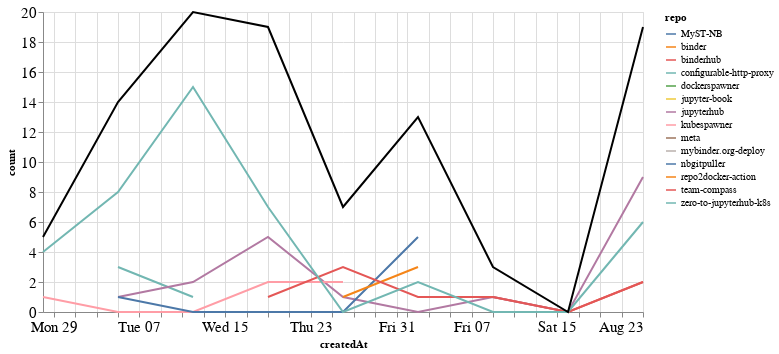

This figure's notebook cell:
### Markdown cell above
## Comments

### Code cell
comments_time = comments.groupby('repo').resample('W', on='createdAt').count()['author'].reset_index()
comments_time = comments_time.rename(columns={'author': 'count'})
comments_time_total = comments_time.groupby('createdAt').agg({"count": "sum"}).reset_index()
ch1 = alt.Chart(comments_time, width=600).mark_line().encode(
    x='createdAt',
    y='count',
    color='repo',
    tooltip="repo"
)

ch2 = alt.Chart(comments_time_total, width=600).mark_line(color="black").encode(
    x='createdAt',
    y='count',
)

ch1 + ch2

### Figure 1 — Vega-Lite specification as saved in the notebook (floating-point values rounded to 4 significant figures)
{"config": {"axisLeft": {"labelFontSize": 15}, "axisBottom": {"labelFontSize": 15}}, "layer": [{"data": {"name": "data-50983c344e655f517f7ce805e4286a13"}, "mark": "line", "encoding": {"color": {"type": "nominal", "field": "repo"}, "tooltip": {"type": "nominal", "field": "repo"}, "x": {"type": "temporal", "field": "createdAt"}, "y": {"type": "quantitative", "field": "count"}}, "width": 600}, {"data": {"name": "data-afc0a06fb9e68997b680183551039162"}, "mark": {"type": "line", "color": "black"}, "encoding": {"x": {"type": "temporal", "field": "createdAt"}, "y": {"type": "quantitative", "field": "count"}}, "width": 600}], "$schema": "https://vega.github.io/schema/vega-lite/v4.8.1.json", "datasets": {"data-50983c344e655f517f7ce805e4286a13": [{"repo": "MyST-NB", "createdAt": "2020-08-02T00:00:00", "count": 2}, {"repo": "binder", "createdAt": "2020-07-19T00:00:00", "count": 2}, {"repo": "binderhub", "createdAt": "2020-08-09T00:00:00", "count": 1}, {"repo": "binderhub", "createdAt": "2020-08-16T00:00:00", "count": 0}, {"repo": "binderhub", "createdAt": "2020-08-23T00:00:00", "count": 2}, {"repo": "configurable-http-proxy", "createdAt": "2020-07-05T00:00:00", "count": 3}, {"repo": "configurable-http-proxy", "createdAt": "2020-07-12T00:00:00", "count": 1}, {"repo": "dockerspawner", "createdAt": "2020-07-05T00:00:00", "count": 1}, {"repo": "jupyter-book", "createdAt": "2020-07-12T00:00:00", "count": 1}, {"repo": "jupyterhub", "createdAt": "2020-07-05T00:00:00", "count": 1}, {"repo": "jupyterhub", "createdAt": "2020-07-12T00:00:00", "count": 2}, {"repo": "jupyterhub", "createdAt": "2020-07-19T00:00:00", "count": 5}, {"repo": "jupyterhub", "createdAt": "2020-07-26T00:00:00", "count": 1}, {"repo": "jupyterhub", "createdAt": "2020-08-02T00:00:00", "count": 0}, {"repo": "jupyterhub", "createdAt": "2020-08-09T00:00:00", "count": 1}, {"repo": "jupyterhub", "createdAt": "2020-08-16T00:00:00", "count": 0}, {"repo": "jupyterhub", "createdAt": "2020-08-23T00:00:00", "count": 9}, {"repo": "kubespawner", "createdAt": "2020-06-28T00:00:00", "count": 1}, {"repo": "kubespawner", "createdAt": "2020-07-05T00:00:00", "count": 0}, {"repo": "kubespawner", "createdAt": "2020-07-12T00:00:00", "count": 0}, {"repo": "kubespawner", "createdAt": "2020-07-19T00:00:00", "count": 2}, {"repo": "kubespawner", "createdAt": "2020-07-26T00:00:00", "count": 2}, {"repo": "meta", "createdAt": "2020-07-19T00:00:00", "count": 2}, {"repo": "mybinder.org-deploy", "createdAt": "2020-07-12T00:00:00", "count": 1}, {"repo": "nbgitpuller", "createdAt": "2020-07-05T00:00:00", "count": 1}, {"repo": "nbgitpuller", "createdAt": "2020-07-12T00:00:00", "count": 0}, {"repo": "nbgitpuller", "createdAt": "2020-07-19T00:00:00", "count": 0}, {"repo": "nbgitpuller", "createdAt": "2020-07-26T00:00:00", "count": 0}, {"repo": "nbgitpuller", "createdAt": "2020-08-02T00:00:00", "count": 5}, {"repo": "repo2docker-action", "createdAt": "2020-07-26T00:00:00", "count": 1}, {"repo": "repo2docker-action", "createdAt": "2020-08-02T00:00:00", "count": 3}, {"repo": "team-compass", "createdAt": "2020-07-19T00:00:00", "count": 1}, {"repo": "team-compass", "createdAt": "2020-07-26T00:00:00", "count": 3}, {"repo": "team-compass", "createdAt": "2020-08-02T00:00:00", "count": 1}, {"repo": "team-compass", "createdAt": "2020-08-09T00:00:00", "count": 1}, {"repo": "team-compass", "createdAt": "2020-08-16T00:00:00", "count": 0}, {"repo": "team-compass", "createdAt": "2020-08-23T00:00:00", "count": 2}, {"repo": "zero-to-jupyterhub-k8s", "createdAt": "2020-06-28T00:00:00", "count": 4}, {"repo": "zero-to-jupyterhub-k8s", "createdAt": "2020-07-05T00:00:00", "count": 8}, {"repo": "zero-to-jupyterhub-k8s", "createdAt": "2020-07-12T00:00:00", "count": 15}, {"repo": "zero-to-jupyterhub-k8s", "createdAt": "2020-07-19T00:00:00", "count": 7}, {"repo": "zero-to-jupyterhub-k8s", "createdAt": "2020-07-26T00:00:00", "count": 0}, {"repo": "zero-to-jupyterhub-k8s", "createdAt": "2020-08-02T00:00:00", "count": 2}, {"repo": "zero-to-jupyterhub-k8s", "createdAt": "2020-08-09T00:00:00", "count": 0}, {"repo": "zero-to-jupyterhub-k8s", "createdAt": "2020-08-16T00:00:00", "count": 0}, {"repo": "zero-to-jupyterhub-k8s", "createdAt": "2020-08-23T00:00:00", "count": 6}], "data-afc0a06fb9e68997b680183551039162": [{"createdAt": "2020-06-28T00:00:00", "count": 5}, {"createdAt": "2020-07-05T00:00:00", "count": 14}, {"createdAt": "2020-07-12T00:00:00", "count": 20}, {"createdAt": "2020-07-19T00:00:00", "count": 19}, {"createdAt": "2020-07-26T00:00:00", "count": 7}, {"createdAt": "2020-08-02T00:00:00", "count": 13}, {"createdAt": "2020-08-09T00:00:00", "count": 3}, {"createdAt": "2020-08-16T00:00:00", "count": 0}, {"createdAt": "2020-08-23T00:00:00", "count": 19}]}}
